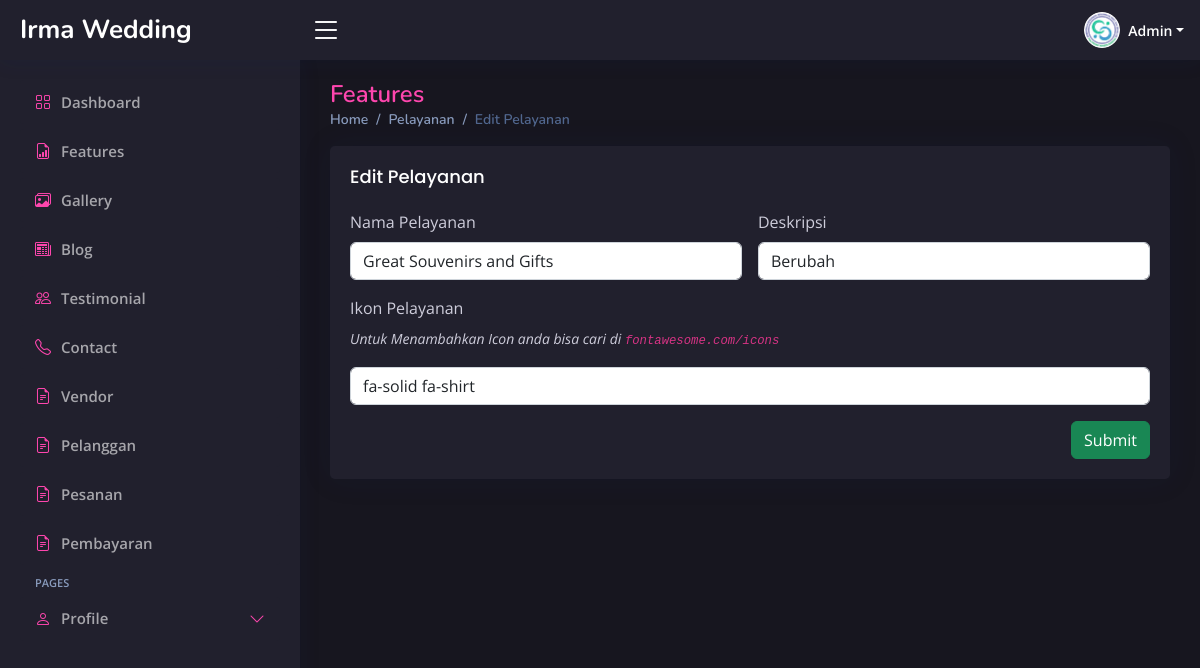
Screenshot of /admin/index.php?page=edit-features&id=7 (signed in) with the database file from the repository.
### tables this page shows
CREATE TABLE `features` (
  `id` int(11) NOT NULL,
  `features_icon` varchar(255) NOT NULL,
  `features_name` varchar(255) NOT NULL,
  `description` varchar(255) NOT NULL
);

### admin/page/edit-features.php (the view, shortened to what this page needs)
<?php
require '../db-connect.php';
if (isset($_GET['id'])) {
    $id = ($_GET["id"]);
    $query = "SELECT * FROM features WHERE id='$id'";
    $result = mysqli_query($koneksi, $query);
    $data = mysqli_fetch_assoc($result);
} else {
    echo "<script>alert('Masukkan data id.');window.location='admin.php?page=blog';</script>";
}
?>
<div class="pagetitle">
    <h1>Features</h1>
    <nav>
        <ol class="breadcrumb">
            <li class="breadcrumb-item"><a href="index.php?page=dashboard">Home</a></li>
            <li class="breadcrumb-item"><a href="index.php?page=features">Pelayanan</a></li>
            <li class="breadcrumb-item active">Edit Pelayanan</li>
        </ol>
    </nav>
</div>
<section class="section dashboard">
    <div class="row">
        <div class="col-12">
            <div class="card features-card">
                <div class="card-body">
                    <h5 class="card-title">Edit Pelayanan</h5>
                    <form class="row g-3" method="POST" action="../action.php?act=edit-features" enctype="multipart/form-data">
                        <div class="col-md-6">
                            <label class="form-label">Nama Pelayanan</label>
                            <input type="text" class="form-control" name="features_name" value="<?php echo $data['features_name']; ?>">
                        </div>
                        <div class="col-md-6">
                            <label class="form-label">Deskripsi</label>
                            <input type="text" class="form-control" name="description" value="<?php echo $data['description']; ?>">
                        </div>
                        <div class="col-12">
                            <label class="form-label">Ikon Pelayanan</label>
                            <p class="example">Untuk Menambahkan Icon anda bisa cari di <code>fontawesome.com/icons</code> </p>
                            <input type="text" class="form-control" name="features_icon" value="<?php echo $data['features_icon']; ?>">
                        </div>
                        <div class="text-end">
                            <button type="submit" class="btn btn-success">Submit</button>
                        </div>
                    </form>
                </div>
            </div>
        </div>
    </div>
</section>

### admin/assets/css/style.css (style rules this page uses)
:root { scroll-behavior: smooth; --main-color: rgba(254, 70, 174, 1); --main-color-hover: rgba(250, 89, 180, 1); --second-color: rgba(33, 32, 45, 1); --main-font-color: rgba(255, 255, 255, 1); --second-font-color: rgba(255, 255, 255, 0.6); }
section { visibility: hidden; opacity: 0; transition: visibility 0s, opacity 0.5s ease-in-out; }
body { font-family: "Open Sans", sans-serif; background: rgba(23, 22, 31, 1); color: var(--main-font-color); color: rgb(206, 205, 219); }
a { color: var(--main-color); text-decoration: none; }
h1, h2, h3, h4, h5, h6 { font-family: "Nunito", sans-serif; }
.pagetitle { margin-bottom: 10px; }
.pagetitle h1 { font-size: 24px; margin-bottom: 0; font-weight: 600; color: var(--main-color); }
.card { margin-bottom: 30px; border: none; border-radius: 5px; box-shadow: 0px 0 30px rgba(1, 41, 112, 0.1); background-color: var(--second-color); }
.card-title { padding: 20px 0 15px 0; font-size: 18px; font-weight: 500; color: var(--main-font-color); font-family: "Poppins", sans-serif; }
.card-body { padding: 0 20px 20px 20px; }
.breadcrumb { font-size: 14px; font-family: "Nunito", sans-serif; color: #899bbd; font-weight: 600; }
.breadcrumb a { color: #899bbd; transition: 0.3s; }
.breadcrumb .breadcrumb-item::before { color: #899bbd; }
.breadcrumb .active { color: #51678f; font-weight: 600; }
.section .example { font-style: italic; font-size: 14px; }

### rows the page displays
features: features_name "Great Souvenirs and Gifts", description "Berubah", features_icon "fa-solid fa-shirt"

### other values shown
$role "Admin"
$menu['text'] "Features"
$menu['text'] "Gallery"
$menu['text'] "Blog"
$menu['text'] "Testimonial"
$menu['text'] "Contact"
$menu['text'] "Vendor"
$menu['text'] "Pelanggan"
$menu['text'] "Pesanan"
$menu['text'] "Pembayaran"
